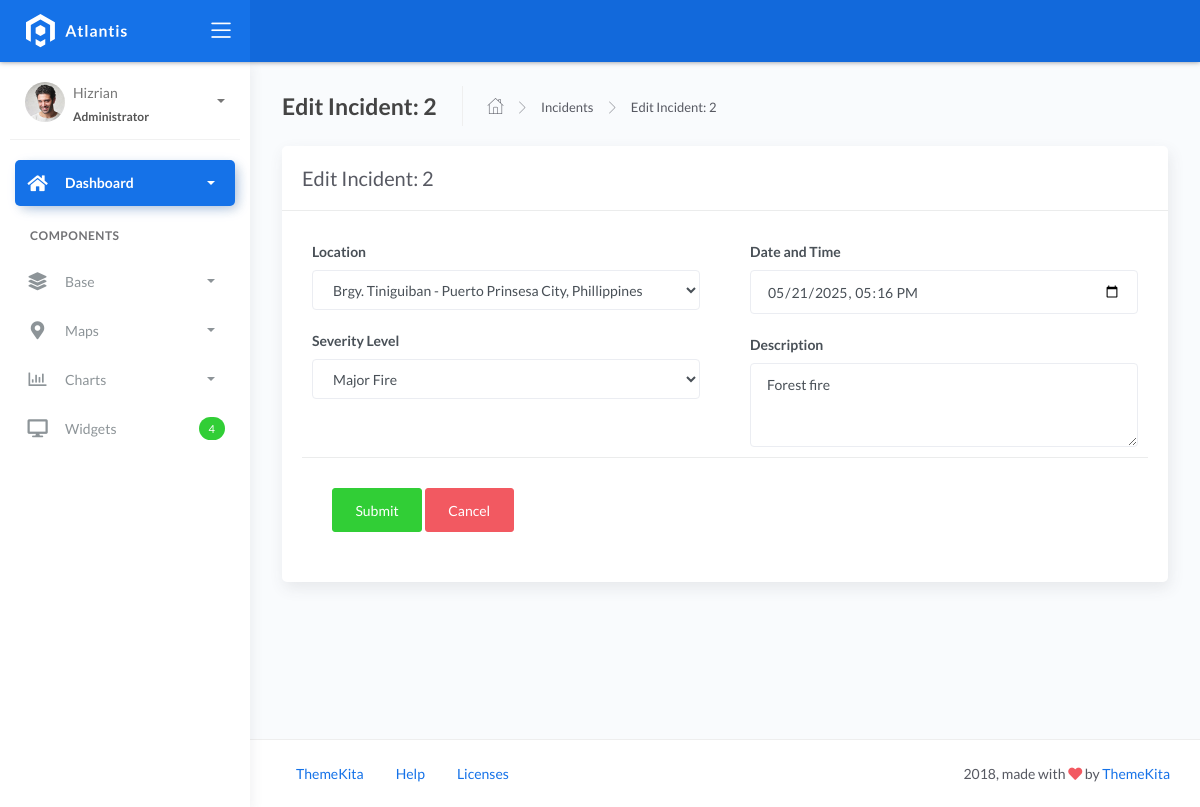
Page /incidents/2/update/ on the committed database.
### fire/models.py (models this page shows)
class BaseModel(models.Model):
    created_at = models.DateTimeField(auto_now_add=True, db_index=True)
    updated_at = models.DateTimeField(auto_now=True)
    class Meta:
        abstract = True

class Incident(BaseModel):
    SEVERITY_CHOICES = (
        ('Minor Fire', 'Minor Fire'),
        ('Moderate Fire', 'Moderate Fire'),
        ('Major Fire', 'Major Fire'),
    )
    location = models.ForeignKey(Locations, on_delete=models.CASCADE)
    date_time = models.DateTimeField(blank=True, null=True)
    severity_level = models.CharField(max_length=45, choices=SEVERITY_CHOICES)
    description = models.CharField(max_length=250)

class Locations(BaseModel):
    name = models.CharField(max_length=150)
    latitude = models.DecimalField(
        max_digits=22, decimal_places=16, null=True, blank=True)
    longitude = models.DecimalField(
        max_digits=22, decimal_places=16, null=True, blank=True)
    address = models.CharField(max_length=150)
    city = models.CharField(max_length=150)
    country = models.CharField(max_length=150)

### fire/views.py (the view, shortened to what this page needs)
# urls.py: path('incidents/<int:pk>/update/', IncidentUpdateView.as_view(), name='incident_update'),
class IncidentUpdateView(UpdateView):
    model = Incident
    template_name = 'crud/incidents/form.html'
    fields = ['location', 'severity_level', 'date_time', 'description']
    success_url = '/incidents/'
    def get_context_data(self, **kwargs):
        context = super().get_context_data(**kwargs)
        context['title'] = f'Edit Incident: {self.object.id}'
        context['locations'] = Locations.objects.all()
        return context

### templates/crud/incidents/form.html (shortened to what this page needs)
{% extends 'base.html' %}
{% load static %}
{% block content %}
<div class="page-inner">
    <div class="page-header">
        <h4 class="page-title">{{ title }}</h4>
        <ul class="breadcrumbs">
            <li class="nav-home">
                <a href="{% url 'home' %}">
                    <i class="flaticon-home"></i>
                </a>
            </li>
            <li class="separator">
                <i class="flaticon-right-arrow"></i>
            </li>
            <li class="nav-item">
                <a href="{% url 'incident_list' %}">Incidents</a>
            </li>
            <li class="separator">
                <i class="flaticon-right-arrow"></i>
            </li>
            <li class="nav-item">
                <a href="#">{{ title }}</a>
            </li>
        </ul>
    </div>
    <div class="row">
        <div class="col-md-12">
            <div class="card">
                <div class="card-header">
                    <div class="card-title">{{ title }}</div>
                </div>
                <div class="card-body">
                    <form method="post">
                        <div class="row">
                            <div class="col-md-6">
                                <div class="form-group">
                                    <label for="location">Location</label>
                                    <select class="form-control" id="location" name="location" required>
                                        {% for location in locations %}
                                            <option value="{{ location.id }}" {% if incident.location.id == location.id %}selected{% endif %}>
                                                {{ location.address }} - {{ location.city }}, {{ location.country }}
                                            </option>
                                        {% endfor %}
                                    </select>
                                </div>
                                <div class="form-group">
                                    <label for="severity_level">Severity Level</label>
                                    <select class="form-control" id="severity_level" name="severity_level" required>
                                        <option value="Major Fire" {% if incident.severity_level == 'Major Fire' %}selected{% endif %}>Major Fire</option>
                                    </select>
                                </div>
                            </div>
                            <div class="col-md-6">
                                <div class="form-group">
                                    <label for="date_time">Date and Time</label>
                                    <input type="datetime-local" class="form-control" id="date_time" name="date_time" value="{{ incident.date_time|date:'Y-m-d\TH:i' }}" required>
                                </div>
                                <div class="form-group">
                                    <label for="description">Description</label>
                                    <textarea class="form-control" id="description" name="description" rows="3" required>{{ incident.description }}</textarea>
                                </div>
                            </div>
                        </div>
                        <div class="card-action">
                            <button type="submit" class="btn btn-success">Submit</button>
                            <a href="{% url 'incident_list' %}" class="btn btn-danger">Cancel</a>
                        </div>
                    </form>
                </div>
            </div>
        </div>
    </div>
</div>
{% endblock %}

### rows in the picture
Incident: location "Brgy. Tiniguiban - Puerto Prinsesa City, Phillippines", severity_level "Major Fire", date_time "05/21/2025 17:16", description "Forest fire"

### other values in the picture
{{ title }} "Edit Incident: 2"
